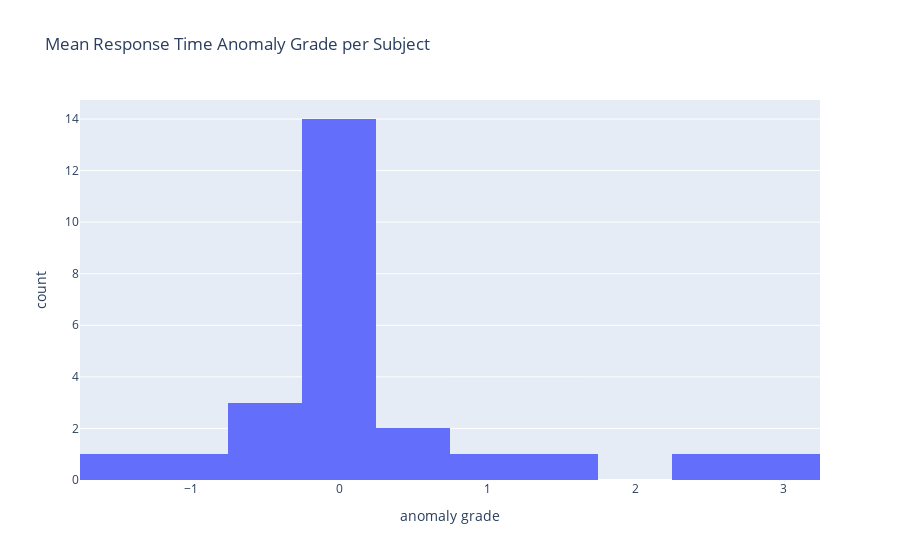

Notebook code cell kept with this figure:
### Code cell
mean_rt_q1, mean_rt_q3 = mean_rt_per_subject['mean_rt'].quantile([0.25, 0.75])
mean_rt_iqr = mean_rt_q3 - mean_rt_q1

mean_rt_per_subject['anomaly_grade'] = mean_rt_per_subject['mean_rt'].apply(process.get_single_anomaly_grade
                                                                                            , args=(mean_rt_q1, mean_rt_q3, mean_rt_iqr))

# creating a histogram of mean response times anomaly grades
px.histogram(mean_rt_per_subject['anomaly_grade'], nbins=10, x='anomaly_grade'
             , title='Mean Response Time Anomaly Grade per Subject', labels={'anomaly_grade': 'anomaly grade'})

### Figure 1 — Plotly figure (JSON) as saved in the notebook; plotly's stock layout.template omitted (floating-point values rounded to 4 significant figures)
{"data": [{"alignmentgroup": "True", "bingroup": "x", "hovertemplate": "anomaly grade=%{x}<br>count=%{y}<extra></extra>", "legendgroup": "", "marker": {"color": "#636efa", "pattern": {"shape": ""}}, "name": "", "nbinsx": 10, "offsetgroup": "", "orientation": "v", "showlegend": false, "type": "histogram", "x": [0, -1.091, 0.3282, 0, 0, 2.274, -0.1967, 0, 0, -0.3863, 0, 1.383, 0, -0.4043, 0, 0.2585, 0, -0.5459, 0.8466, -1.638, 0, 0, 0, 2.839, 0], "xaxis": "x", "yaxis": "y"}], "layout": {"barmode": "relative", "legend": {"tracegroupgap": 0}, "title": {"text": "Mean Response Time Anomaly Grade per Subject"}, "xaxis": {"anchor": "y", "domain": [0, 1], "title": {"text": "anomaly grade"}}, "yaxis": {"anchor": "x", "domain": [0, 1], "title": {"text": "count"}}}}
